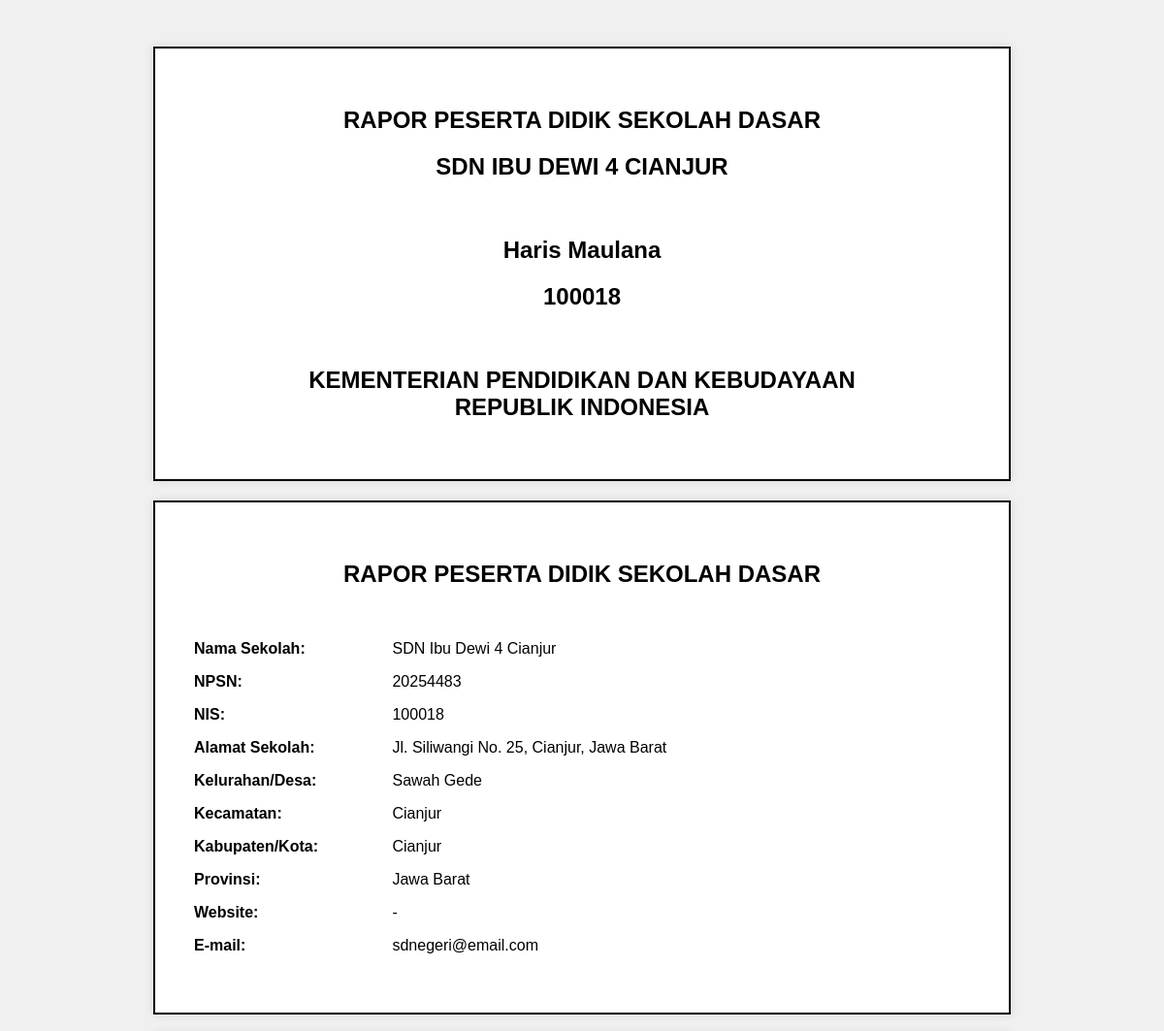
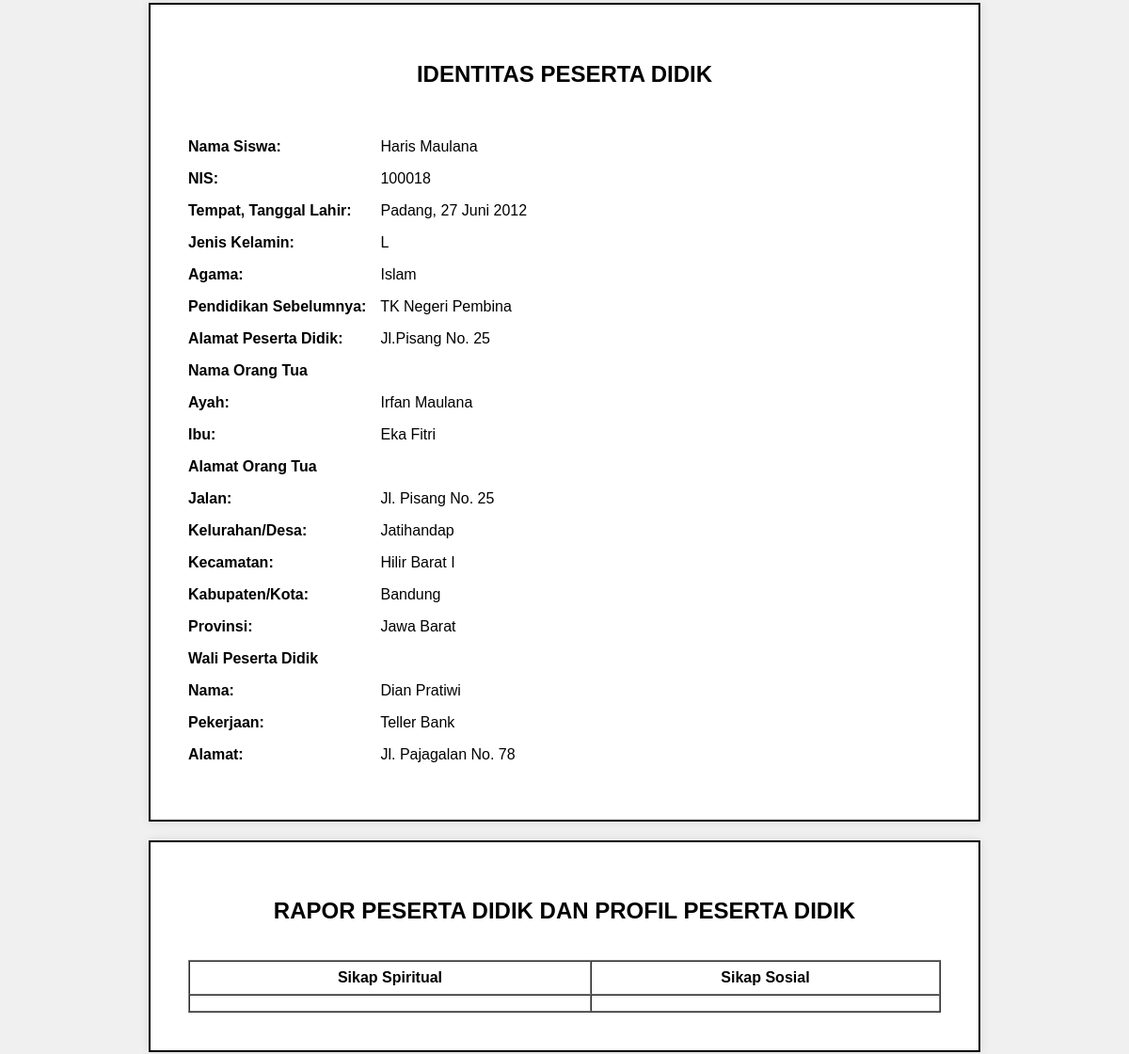
/dashboard/kepsek_preview_rapor.php (signed in, upper part), run on an earlier commit of the app's database (2 pictures, top to bottom).
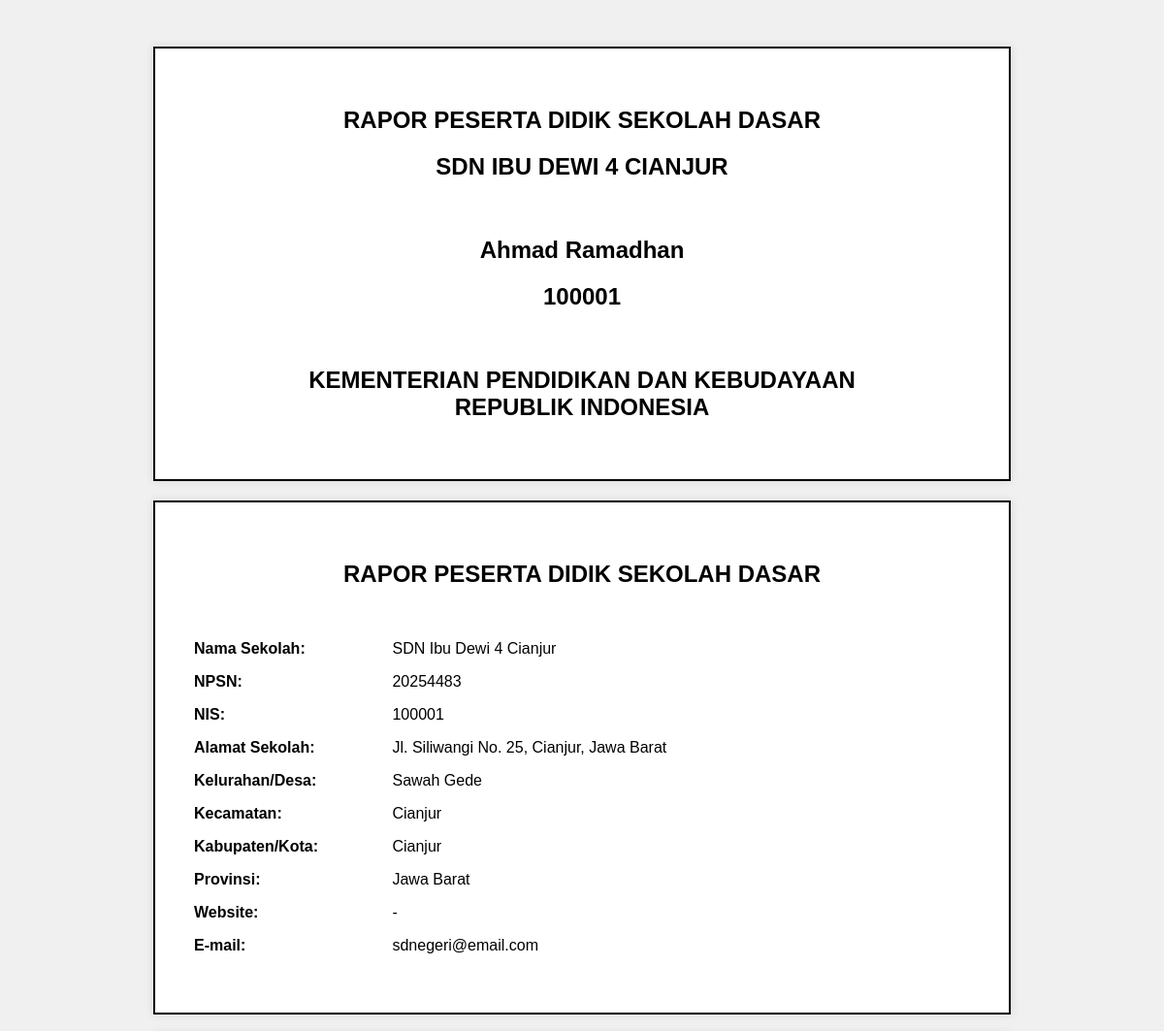
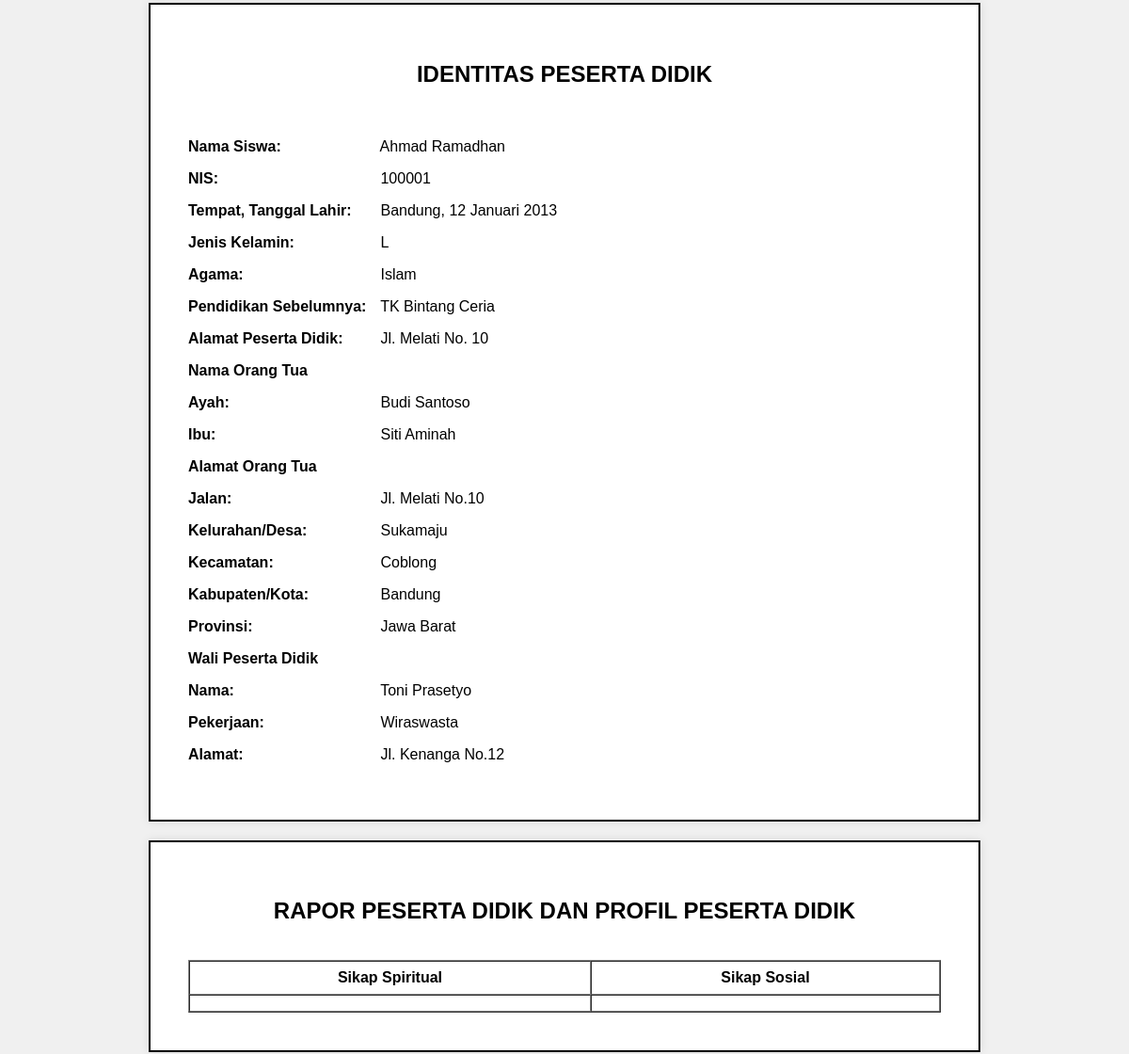
And on a later commit of the database (2 pictures, top to bottom).
### tables this page shows
CREATE TABLE `data_siswa` (
  `id` int(11) NOT NULL,
  `nama` varchar(100) DEFAULT NULL,
  `nis` varchar(20) DEFAULT NULL,
  `tempat_lahir` varchar(100) DEFAULT NULL,
  `gender` enum('L','P') DEFAULT NULL,
  `agama` varchar(50) DEFAULT NULL,
  `pendidikan_sebelumnya` varchar(100) DEFAULT NULL,
  `alamat_siswa` text DEFAULT NULL,
  `ayah` varchar(100) DEFAULT NULL,
  `ibu` varchar(100) DEFAULT NULL,
  `jalan` varchar(100) DEFAULT NULL,
  `kel_desa` varchar(100) DEFAULT NULL,
  `kecamatan` varchar(100) DEFAULT NULL,
  `kabupaten_kota` varchar(100) DEFAULT NULL,
  `provinsi` varchar(100) DEFAULT NULL,
  `nama_wali` varchar(100) DEFAULT NULL,
  `pekerjaan_wali` varchar(100) DEFAULT NULL,
  `alamat_wali` text DEFAULT NULL
);

### dashboard/kepsek_preview_rapor.php (the view, shortened to what this page needs)
<?php
include '../koneksi.php';
$siswa_id = $_GET['siswa_id'] ?? ($_SESSION['siswa_id'] ?? null);
if ($siswa_id) {
    $siswa_query = mysqli_query($conn, "SELECT * FROM data_siswa WHERE id = '$siswa_id'");
    $siswa = mysqli_fetch_assoc($siswa_query);
} else {
    $siswa = null;
}
$siswa_id = $_SESSION['siswa_id'];
$rapor_query = mysqli_query($conn, "SELECT * FROM rapor WHERE siswa_id = '$siswa_id'");
$rapor = mysqli_fetch_assoc($rapor_query);
?>
<!DOCTYPE html>
<html lang="id">
<head>
</head>
<body>
<form method="POST" action="upload_foto_kepsek.php" enctype="multipart/form-data">
<div class="page">
    <h2>RAPOR PESERTA DIDIK SEKOLAH DASAR</h2>
    <h2>SDN IBU DEWI 4 CIANJUR</h2>
    <div class="info" style="text-align: center;">
    <br>
    <h2> <?= $siswa['nama'] ?></h2>
    <h2> <?= $siswa['nis'] ?></h2>
    <br>
    <h2>KEMENTERIAN PENDIDIKAN DAN KEBUDAYAAN<br>REPUBLIK INDONESIA</h2>
</div>
</div>
<div class="page">
    <h2>RAPOR PESERTA DIDIK SEKOLAH DASAR</h2>
    <div class="info">
        <br>
        <p><label>Nama Sekolah:</label> SDN Ibu Dewi 4 Cianjur</p>
        <p><label>NPSN:</label> 20254483</p>
        <p><label>NIS:</label> <?= $siswa['nis'] ?></p>
        <p><label>Alamat Sekolah:</label> Jl. Siliwangi No. 25, Cianjur, Jawa Barat</p>
        <p><label>Kelurahan/Desa:</label> Sawah Gede </p>
        <p><label>Kecamatan:</label> Cianjur </p>
        <p><label>Kabupaten/Kota:</label> Cianjur </p>
        <p><label>Provinsi:</label> Jawa Barat </p>
        <p><label>Website:</label> - </p>
        <p><label>E-mail:</label> sdnegeri@email.com </p>
    </div>
</div>
<div class="page">
    <h2>IDENTITAS PESERTA DIDIK</h2>
    <div class="info">
        <br>
        <p><label>Nama Siswa:</label> <?= $siswa['nama'] ?></p>
        <p><label>NIS:</label> <?= $siswa['nis'] ?></p>
        <p><label>Tempat, Tanggal Lahir:</label> <?= $siswa['tempat_lahir'] ?></p>
        <p><label>Jenis Kelamin:</label> <?= $siswa['gender'] ?></p>
        <p><label>Agama:</label> <?= $siswa['agama'] ?> </p>
        <p><label>Pendidikan Sebelumnya:</label> <?= $siswa['pendidikan_sebelumnya'] ?> </p>
        <p><label>Alamat Peserta Didik:</label> <?= $siswa['alamat_siswa'] ?></p>
        <p><label>Nama Orang Tua</label></p>
        <p><label>Ayah:</label> <?= $siswa['ayah'] ?></p>
        <p><label>Ibu:</label> <?= $siswa['ibu'] ?></p>
        <p><label>Alamat Orang Tua</label> </p>
        <p><label>Jalan:</label> <?= $siswa['jalan'] ?></p>
        <p><label>Kelurahan/Desa:</label> <?= $siswa['kel_desa'] ?></p>
        <p><label>Kecamatan:</label> <?= $siswa['kecamatan'] ?></p>
        <p><label>Kabupaten/Kota:</label> <?= $siswa['kabupaten_kota'] ?></p>
        <p><label>Provinsi:</label> <?= $siswa['provinsi'] ?></p>
        <p><label>Wali Peserta Didik</label> </p>
        <p><label>Nama:</label> <?= $siswa['nama_wali'] ?></p>
        <p><label>Pekerjaan:</label> <?= $siswa['pekerjaan_wali'] ?></p>
        <p><label>Alamat:</label> <?= $siswa['alamat_wali'] ?></p>
    </div>
</div>
<div class="page">
    <h2>RAPOR PESERTA DIDIK DAN PROFIL PESERTA DIDIK</h2>
        <table border="1" cellpadding="8" cellspacing="0" width="100%">
        <thead>
            <tr>
                <br>
                <th>Sikap Spiritual</th>
                <th>Sikap Sosial</th>
            </tr>
        </thead>
        <tbody>
            <tr>
                <td><?= $rapor['sikap_spiritual'] ?? '-' ?></td>
                <td><?= $rapor['sikap_sosial'] ?? '-' ?></td>
            </tr>
        </tbody>
    </table>
    </div>
<br>
<br>
    </form>
</body>
</html>

### dashboard/kepsek_preview_rapor.php (style rules this page uses)
body { font-family: 'Poppins', sans-serif; background: #f0f0f0; padding: 20px; }
.page { background: white; padding: 40px; margin: 20px auto; max-width: 800px; border: 2px solid #000; box-shadow: 0 0 10px rgba(0,0,0,0.1); }
h2 { text-align: center; margin-bottom: 20px; }
.info { margin-bottom: 20px; }
.info label { display: inline-block; width: 200px; font-weight: bold; }

What changed in the data, as far as the page shows it:
changed data_siswa "Islam": nama "Haris Maulana" → "Ahmad Ramadhan"; nis "100018" → "100001"; tempat_lahir "Padang, 27 Juni 2012" → "Bandung, 12 Januari 2013"; pendidikan_sebelumnya "TK Negeri Pembina" → "TK Bintang Ceria"; alamat_siswa "Jl.Pisang No. 25" → "Jl. Melati No. 10"; ayah "Irfan Maulana" → "Budi Santoso"; ibu "Eka Fitri" → "Siti Aminah"; jalan "Jl. Pisang No. 25" → "Jl. Melati No.10"; kel_desa "Jatihandap" → "Sukamaju"; kecamatan "Hilir Barat I" → "Coblong"; nama_wali "Dian Pratiwi" → "Toni Prasetyo"; pekerjaan_wali "Teller Bank" → "Wiraswasta"; alamat_wali "Jl. Pajagalan No. 78" → "Jl. Kenanga No.12"
